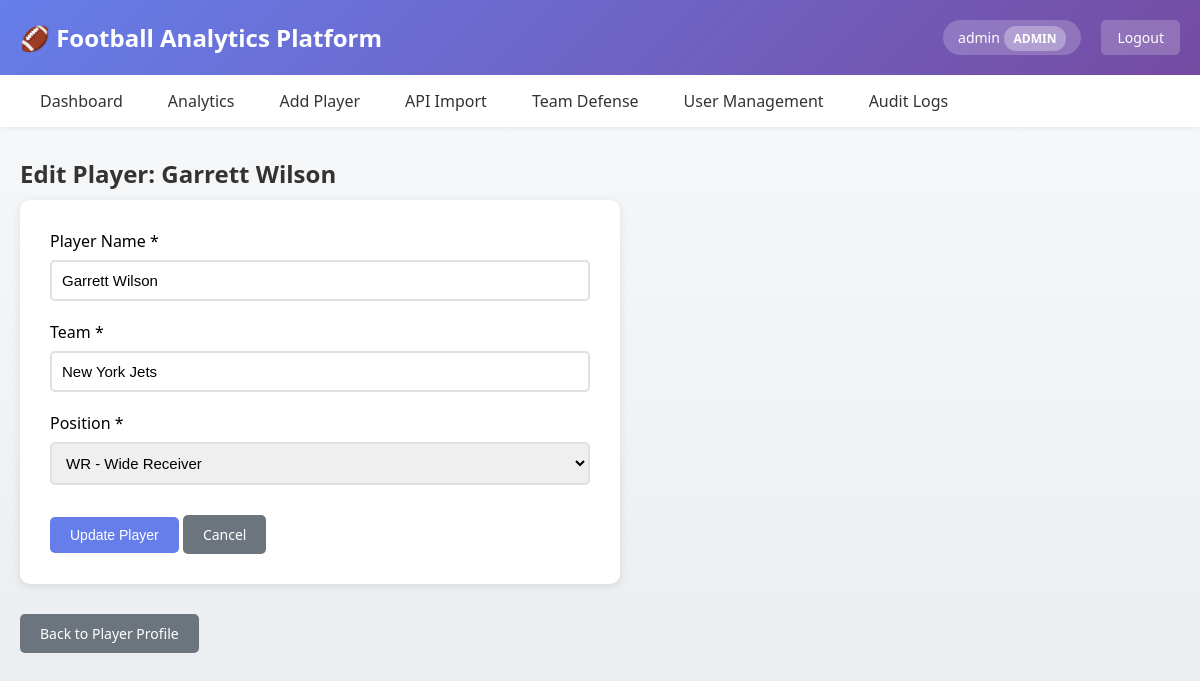
The page /edit_player/1 (signed in) on the database its author committed.
### app/main.py (models this page shows, shortened)
class User(UserMixin, db.Model):
    id = db.Column(db.Integer, primary_key=True)
    username = db.Column(db.String(80), unique=True, nullable=False)
    email = db.Column(db.String(120), unique=True, nullable=False)
    password_hash = db.Column(db.String(200), nullable=False)
    role = db.Column(db.String(20), nullable=False, default='viewer')  # admin, analyst, viewer
    created_at = db.Column(db.DateTime, default=datetime.utcnow)
    def is_admin(self):
        return self.role == 'admin'
    def is_analyst(self):
        return self.role in ['admin', 'analyst']

class Player(db.Model):
    id = db.Column(db.Integer, primary_key=True)
    name = db.Column(db.String(100), nullable=False)
    team = db.Column(db.String(100), nullable=False)
    position = db.Column(db.String(50), nullable=False)
    created_at = db.Column(db.DateTime, default=datetime.utcnow)
    stats = db.relationship('PlayerStats', backref='player', lazy=True, cascade='all, delete-orphan')
    life_events = db.relationship('LifeEvent', backref='player', lazy=True, cascade='all, delete-orphan')

### app/main.py (the view, shortened to what this page needs)
@app.route('/edit_player/<int:player_id>', methods=['GET', 'POST'])
@login_required
@analyst_required
def edit_player(player_id):
    player = Player.query.get_or_404(player_id)
    return render_template('edit_player.html', player=player)

### app/main.py (called while the page is built)
@login_manager.user_loader
def load_user(user_id):
    return User.query.get(int(user_id))

def analyst_required(f):
    @wraps(f)
    def decorated_function(*args, **kwargs):
        if not current_user.is_authenticated or not current_user.is_analyst():
            flash('You need analyst privileges to access this page.', 'danger')
            return redirect(url_for('index'))
        return f(*args, **kwargs)
    return decorated_function

### templates/edit_player.html (shortened to what this page needs)
{% extends "base.html" %}
{% block content %}
<h2>Edit Player: {{ player.name }}</h2>
<form method="POST" style="max-width: 600px; background: white; padding: 30px; border-radius: 10px; box-shadow: 0 2px 10px rgba(0,0,0,0.1);">
    <div style="margin-bottom: 20px;">
        <label for="name" style="display: block; margin-bottom: 8px; font-weight: 500;">Player Name *</label>
        <input type="text" id="name" name="name" value="{{ player.name }}" required
               style="width: 100%; padding: 10px; border: 2px solid #e0e0e0; border-radius: 5px; font-size: 15px;">
    </div>
    <div style="margin-bottom: 20px;">
        <label for="team" style="display: block; margin-bottom: 8px; font-weight: 500;">Team *</label>
        <input type="text" id="team" name="team" value="{{ player.team }}" required
               style="width: 100%; padding: 10px; border: 2px solid #e0e0e0; border-radius: 5px; font-size: 15px;">
    </div>
    <div style="margin-bottom: 20px;">
        <label for="position" style="display: block; margin-bottom: 8px; font-weight: 500;">Position *</label>
        <select id="position" name="position" required
                style="width: 100%; padding: 10px; border: 2px solid #e0e0e0; border-radius: 5px; font-size: 15px;">
            <option value="WR" {% if player.position == 'WR' %}selected{% endif %}>WR - Wide Receiver</option>
        </select>
    </div>
    <div style="margin-top: 30px;">
        <button type="submit" class="btn">Update Player</button>
        <a href="/player/{{ player.id }}" class="btn btn-secondary">Cancel</a>
    </div>
</form>
<div style="margin-top: 30px; max-width: 600px;">
    <a href="/player/{{ player.id }}" class="btn btn-secondary">Back to Player Profile</a>
</div>
{% endblock %}

### templates/base.html (shortened to what this page needs)
<!DOCTYPE html>
<html lang="en">
<head>
</head>
<body>
    <div class="header">
        <div class="header-content">
            <h1>🏈 Football Analytics Platform</h1>
            {% if current_user.is_authenticated %}
            <div class="user-info">
                <div class="user-badge">
                    {{ current_user.username }}
                    <span class="role-badge">{{ current_user.role }}</span>
                </div>
                <a href="{{ url_for('logout') }}" class="logout-btn">Logout</a>
            </div>
            {% endif %}
        </div>
    </div>
    {% if current_user.is_authenticated %}
    <nav>
        <ul>
            <li><a href="{{ url_for('index') }}">Dashboard</a></li>
            <li><a href="{{ url_for('analytics') }}">Analytics</a></li>
            {% if current_user.is_analyst() %}
            <li><a href="{{ url_for('add_player') }}">Add Player</a></li>
            <li><a href="{{ url_for('api_test') }}">API Import</a></li>
            <li><a href="{{ url_for('view_team_defense') }}">Team Defense</a></li>
            {% endif %}
            {% if current_user.is_admin() %}
            <li><a href="{{ url_for('admin_users') }}">User Management</a></li>
            <li><a href="{{ url_for('audit_logs') }}">Audit Logs</a></li>
            {% endif %}
        </ul>
    </nav>
    {% endif %}
    <div class="container">
        {% block content %}{% endblock %}
    </div>
</body>
</html>

### templates/base.html (style rules this page uses)
* { margin: 0; padding: 0; box-sizing: border-box; }
body { font-family: 'Segoe UI', Tahoma, Geneva, Verdana, sans-serif; background: linear-gradient(to bottom, #f8f9fa, #e9ecef); min-height: 100vh; }
.header { background: linear-gradient(135deg, #667eea 0%, #764ba2 100%); color: white; padding: 20px 0; box-shadow: 0 2px 10px rgba(0,0,0,0.1); }
.header-content { max-width: 1200px; margin: 0 auto; padding: 0 20px; display: flex; justify-content: space-between; align-items: center; }
.header h1 { font-size: 24px; display: flex; align-items: center; gap: 10px; }
.user-info { display: flex; align-items: center; gap: 20px; }
.user-badge { background: rgba(255, 255, 255, 0.2); padding: 8px 15px; border-radius: 20px; font-size: 14px; }
.role-badge { background: rgba(255, 255, 255, 0.3); padding: 4px 10px; border-radius: 12px; font-size: 12px; font-weight: bold; text-transform: uppercase; }
nav { background: white; box-shadow: 0 2px 5px rgba(0,0,0,0.05); position: sticky; top: 0; z-index: 100; }
nav ul { max-width: 1200px; margin: 0 auto; padding: 0 20px; list-style: none; display: flex; gap: 5px; }
nav a { display: block; padding: 15px 20px; color: #333; text-decoration: none; font-weight: 500; transition: background 0.3s, color 0.3s; }
.container { max-width: 1200px; margin: 30px auto; padding: 0 20px; }
.btn { display: inline-block; padding: 10px 20px; background: #667eea; color: white; text-decoration: none; border-radius: 5px; border: none; cursor: pointer; font-size: 14px; font-weight: 500; transition: background 0.3s; }
.btn-secondary { background: #6c757d; }
h2 { color: #333; margin-bottom: 10px; }
.logout-btn { background: rgba(255, 255, 255, 0.2); color: white; padding: 8px 16px; border-radius: 5px; text-decoration: none; font-size: 14px; transition: background 0.3s; }

### rows shown on the page
User: username "admin", role "ADMIN"
Player: name "Garrett Wilson", team "New York Jets", position "WR - Wide Receiver"
